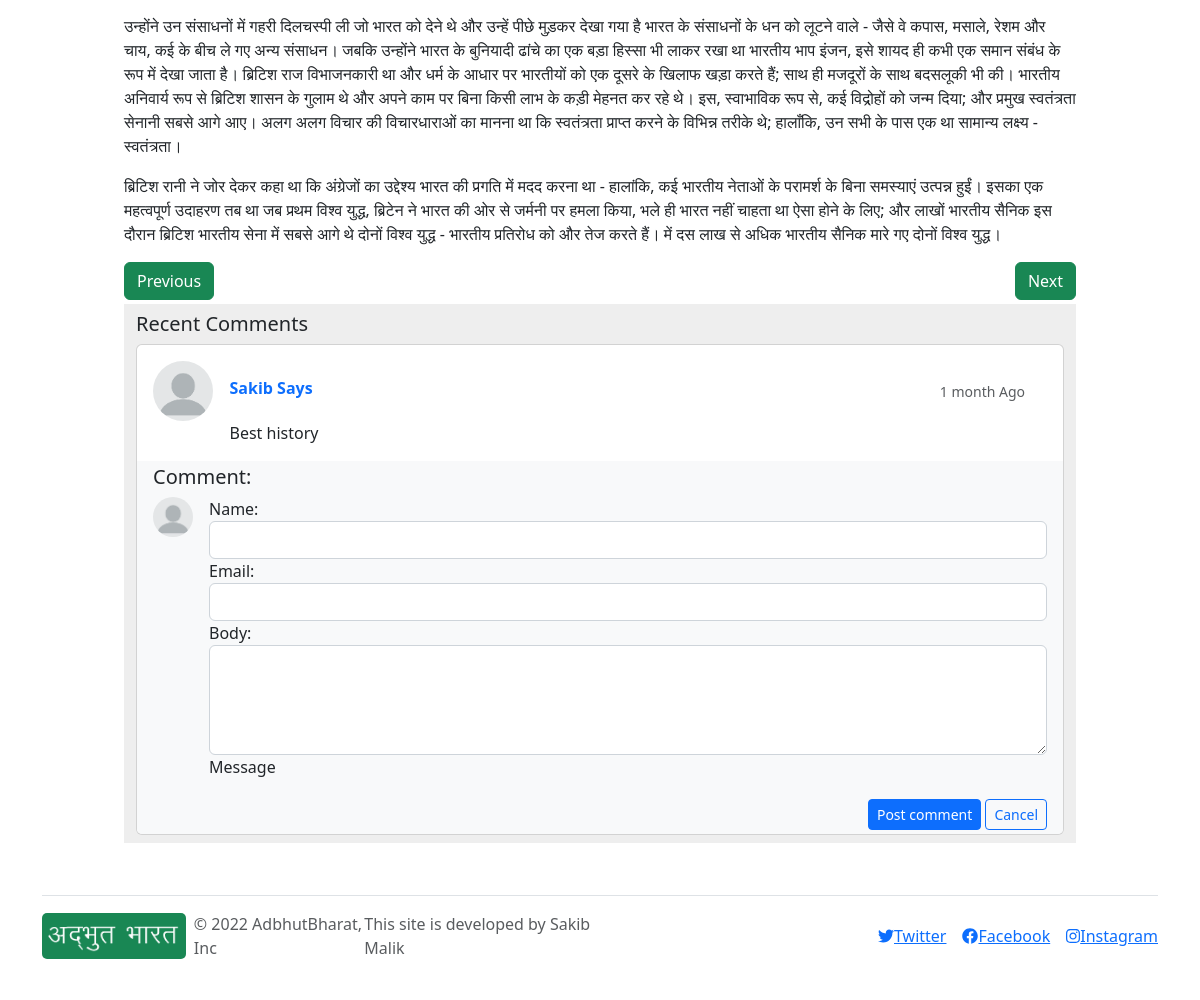
Before: /indianhistory/s/ (lower part) with the older database file.
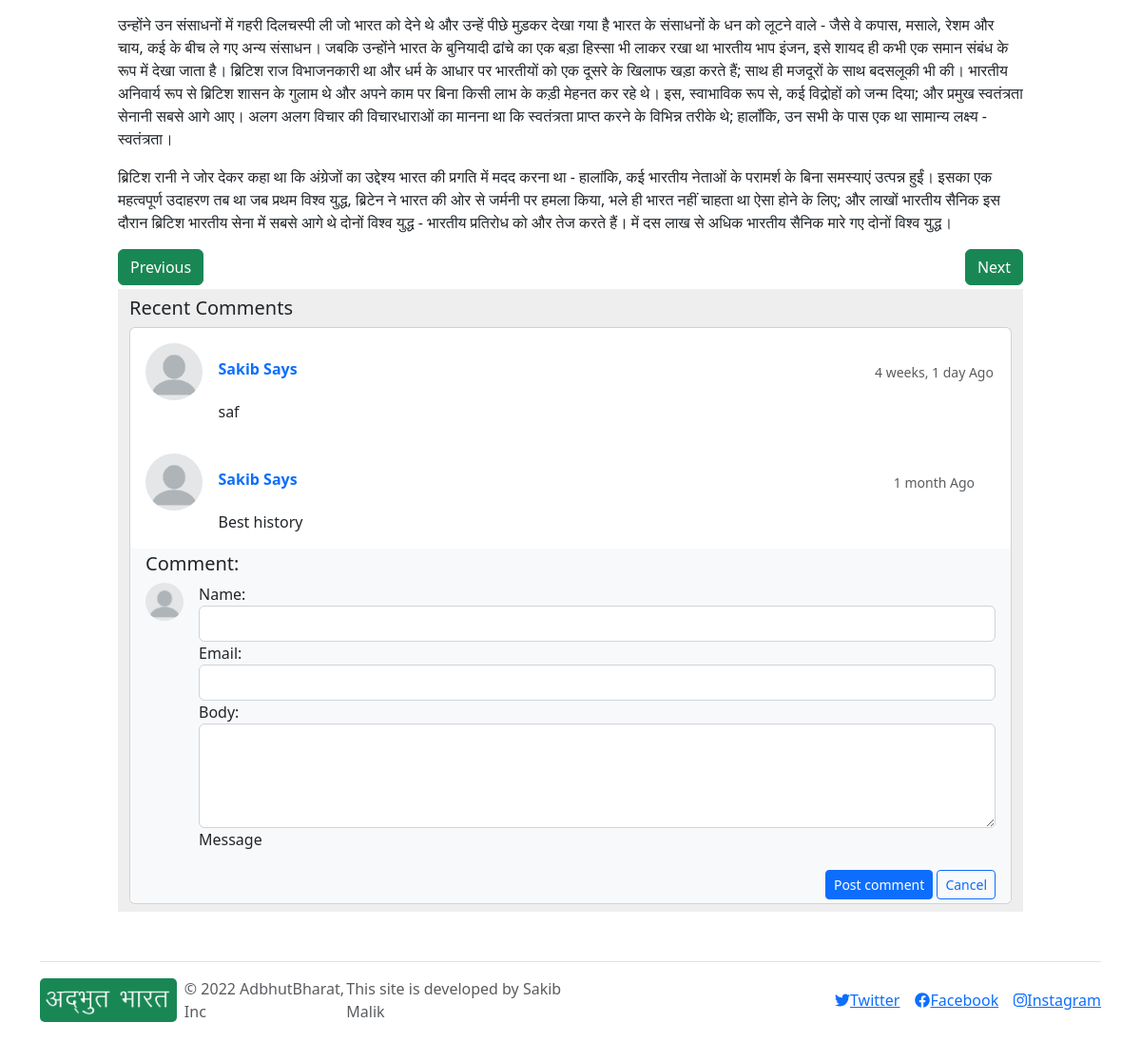
After: the same page with the newer database file.
### MainApp/models.py (models this page shows, shortened)
class Comments(models.Model):
    name = models.CharField(max_length=100)
    email = models.EmailField()
    body = models.TextField()
    timestamp = models.DateTimeField(auto_now_add=True)
    active = models.BooleanField(default=False)
    class Meta:
        ordering = ['-timestamp']

class IndianHistoryComments(Comments):
    post = models.ForeignKey(IndianHistoryModel, on_delete=models.CASCADE, related_name='indianhistorycomments')
    class Meta:
        verbose_name_plural = 'IndianHistroyComments'

class Comments(models.Model):
    name = models.CharField(max_length=100)
    email = models.EmailField()
    body = models.TextField()
    timestamp = models.DateTimeField(auto_now_add=True)
    active = models.BooleanField(default=False)
    class Meta:
        ordering = ['-timestamp']

### MainApp/views.py (the view, shortened to what this page needs)
# urls.py: path('indianhistory/<slug>/', views.IndianHistoryDetail.as_view(), name='indianhistorydetail'),
class IndianHistoryDetail(DetailView, FormView):
    template_name = 'ADBH/detail/indianhistory.html'
    model = IndianHistoryModel
    form_class = IndianHistoryCommentForm
    def get_context_data(self, **kwargs):
        context = super(IndianHistoryDetail, self).get_context_data(**kwargs)
        obj = self.model.objects.get(slug=kwargs.get('object').slug)
        obj.viewcounter += 1
        context['viewcounter'] = obj.viewcounter
        obj.save()
        context['comments'] = IndianHistoryComments.objects.filter(post=kwargs['object'])
        context['slides'] = IndianHistoryModel.objects.all()
        context['indianhistoryactive'] = True
        context['name'] = obj.title
        currentpost = obj
        prev = prev_in_order(currentpost)
        next = next_in_order(currentpost)
        context['prevslug'] = None
        context['nextslug'] = None
        if prev != None:
            context['prevslug'] = prev.slug
        if next != None:
            context['nextslug'] = next.slug
        return context

### MainApp/forms.py
class IndianHistoryCommentForm(forms.ModelForm):
    class Meta:
        model = IndianHistoryComments
        fields = ['name', 'email', 'body']
        widgets = {
            'body': forms.Textarea(attrs={'class': 'form-control', 'rows': 4, 'cols': 2}),
            'name': forms.TextInput(attrs={'class': 'form-control'}),
            'email': forms.EmailInput(attrs={'class': 'form-control'}),
        }

### MainApp/templates/ADBH/detail/indianhistory.html (shortened to what the changed rows need)
{% extends 'base.html' %}
{% block content %}
    <div class="container-fluid">
        <div class="row">
            <div class="col-md-10 col-sm-12 m-auto min-vh-100 p-4">
                <section style="background-color: #eee;">
                    <div class="container-lg my-1 py-2">
                        <div class="row d-flex justify-content-center">
                            <div class="col-md-12 col-lg-12 col-xl-12">
                                <div class="card">
                                    {% for comment in comments %}
                                        <div class="card-body">
                                            <div class="d-flex flex-start align-items-center row">
                                                <div class="col-lg-1 col-sm-1">
                                                    <img class="rounded-circle shadow-1-strong me-3"
                                                         alt="avatar" width="60" height="60"/>
                                                </div>
                                                <div class="col-lg-9  col-sm-5">
                                                    <h6 class="fw-bold text-primary mb-1">{{ comment.name }} Says</h6>
                                                </div>
                                                <div class="col-lg-2  col-sm-2 float-end text-center">
                                                    <p class="text-muted small mb-0 ">
                                                        {{ comment.timestamp|timesince }} Ago
                                                    </p>
                                                </div>
                                                <div class="col-lg-8 col-sm-8">
                                                    <p class="mb-0">
                                                        {{ comment.body }}
                                                    </p>
                                                </div>
                                            </div>
                                        </div>
                                    {% endfor %}
                                    <div class="card-footer py-1 border-0" style="background-color: #f8f9fa;">
                                        <form action="" method="post">
                                            <div class="d-flex flex-start w-100">
                                                <div class="form-outline w-100">
                                                    {% for field in form %}
                                                        <div class="fieldWrapper">
                                                            {{ field.label_tag }}{{ field }}
                                                        </div>
                                                    {% endfor %}
                                                </div>
                                            </div>
                                        </form>
                                    </div>
                                </div>
                            </div>
                        </div>
                    </div>
                </section>
            </div>
        </div>
    </div>
{% endblock %}

Changed rows visible on the page:
added IndianHistoryComments: name "Sakib", timestamp "4 weeks, 1 day", body "saf"
